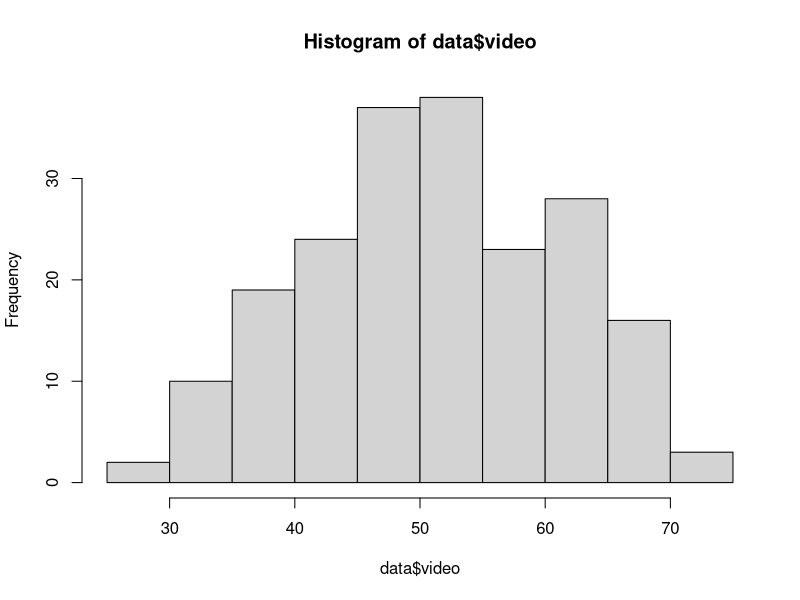
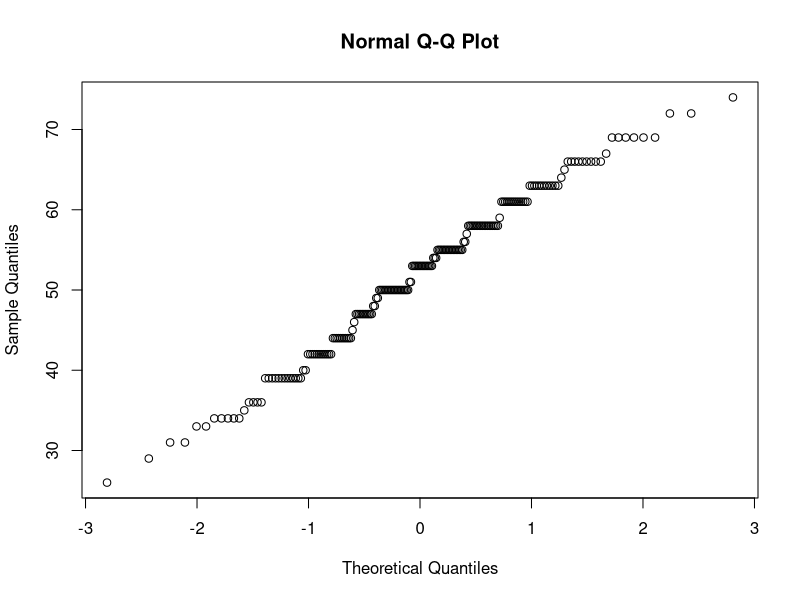
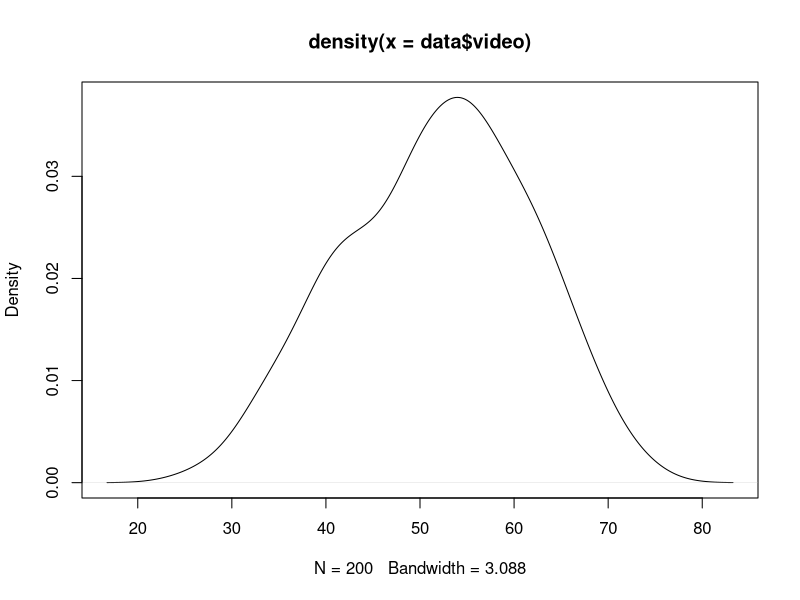
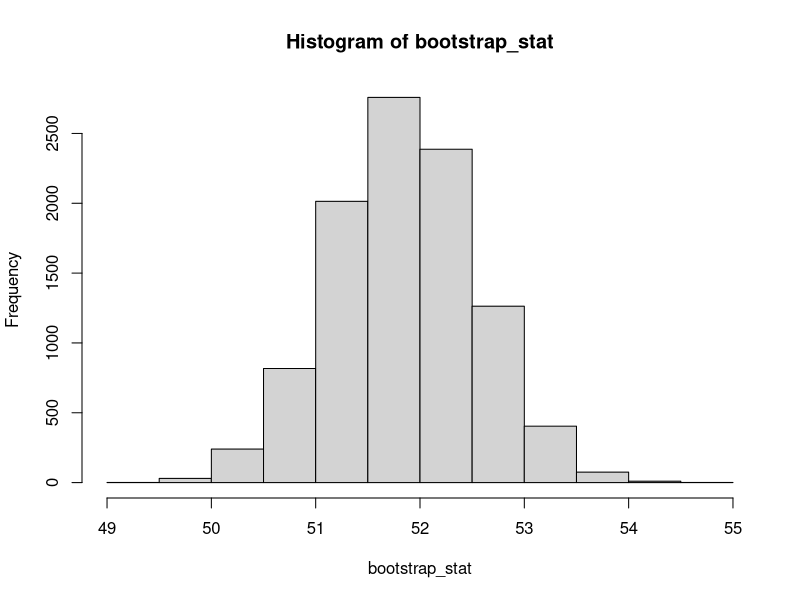
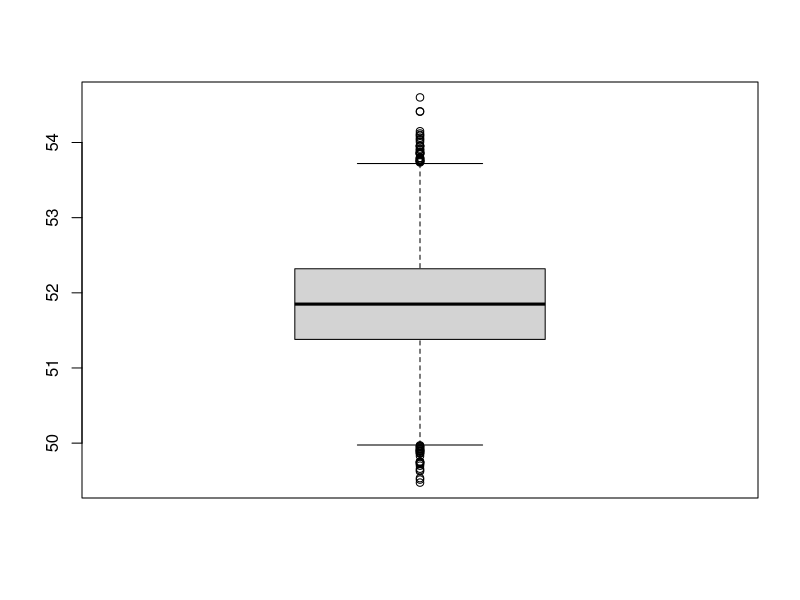
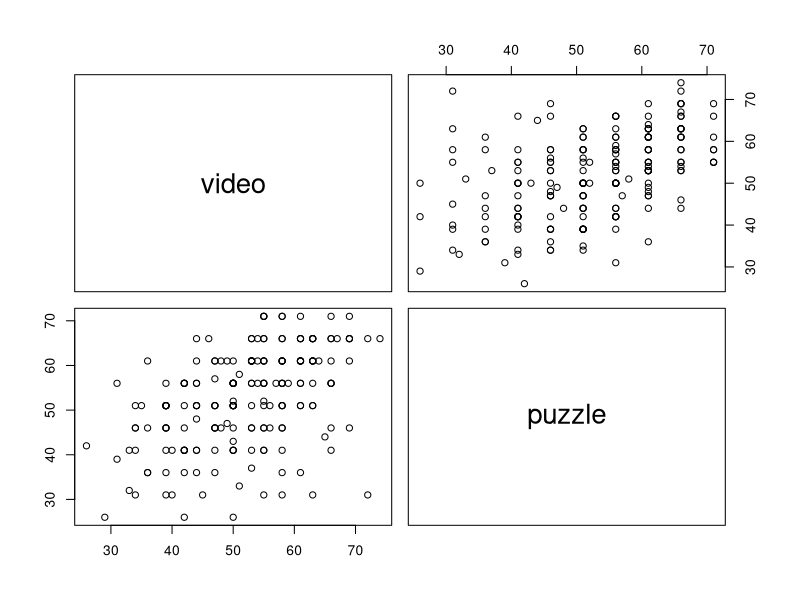

Write R code to recreate these figures, in order.
## ---- chunk 1
data <- read.table("./Ice_cream-1.csv", header = TRUE, sep = ",")
## ---- chunk 2
mu <- mean(data$video)
hist(data$video)
qqnorm(data$video)
plot(density(data$video))
## ---- chunk 3
n <- length(data$video)
sd_sample <- sd(data$video)
sem <- sd_sample / sqrt(n)
z_score <- qnorm(1 - 0.015)
margin_error <- z_score * sem
lower_bound <- mu - margin_error
upper_bound <- mu + margin_error
## ---- chunk 4
n_min = (z_score^2) * (sd_sample^2) / (1.5^2)
## ---- chunk 5
# BOOTSTRAP 97% CONFIDENCE INTERVAL
b_count <- 10000
bootstrap_stat <- numeric(b_count)
for (i in 1:b_count) {
    bootstrap_sample <- sample(data$video, replace=TRUE)
    bootstrap_stat[i] <- mean(bootstrap_sample)
}
hist(bootstrap_stat)
boxplot(bootstrap_stat)

bootstrap_conf_int <- quantile(bootstrap_stat, c(0.015, 0.985))
s <- sum(bootstrap_stat<bootstrap_conf_int[1])
bootstrap_conf_int_check <- c(2*mu-bootstrap_conf_int[2] ,2*mu-bootstrap_conf_int[1])
## ---- chunk 6
# B)
t_test_result <- t.test(data$video, mu = 50, alternative = "greater")
## ---- chunk 7

# C)
# SIGN TEST
test_median <- 50
larger_median <- sum(data$video > test_median)
sign_result <- binom.test(larger_median, n, conf.level = .97, alternative = 'greater')
# WILCOXON TEST
wilcox_result <- wilcox.test(data$video, mu=50, alternative = 'greater')
# TEST FOR 25% results less than 42
wilcox_25_result <- wilcox.test(data$video, mu=42, alternative = 'less') # not sure if this one is correct
count_lt_42 <- sum(data$video < 42)
# both should be the same tests
sign_25_result <- binom.test(count_lt_42, n, p = 0.25, alternative = "less")
prop_25_result <- prop.test(x = count_lt_42, n = n, p = 0.25, alternative = "less")
## ---- chunk 8
# D) *
b2_count <- 10000
b2_stat <- numeric(b2_count)
for (i in 1:b2_count) {
    b2_sample <- sample(data$video, replace=TRUE)
    b2_stat[i] <- min(b2_sample)
}
## ---- chunk 9
# E)
vid_female <- data$video[data$female==1]
vid_male <- data$video[data$female==0]

# since we know that sample comes from normal distribution two sample t test is a suitable test to perform
mf_t_result <- t.test(vid_male, vid_female, alternative = 'greater')
# Wlcoxon test compares medians of two samples not means, but it can still give good idea of
# differences between samples
mf_wilcox_result <- wilcox.test(vid_male, vid_female, alternative = 'greater')
# This one is not suitable for our sample, need to justify why
# Kolmogorov test is used to check if two samples come from the same distribution or if one sample comes
# from normal distribution, here our goal is to check if mean of one sample is indeed higher than a mean
# of a second sample.
mf_ks_result <- ks.test(vid_male, vid_female, alternative = 'greater')
## ---- chunk 10
# F)
video_puzzle <- data[c('video', 'puzzle')]
cor_result <- round(cor(video_puzzle), 3)
pairs(video_puzzle)
cor_test_result <- cor.test(video_puzzle$video, video_puzzle$puzzle)
